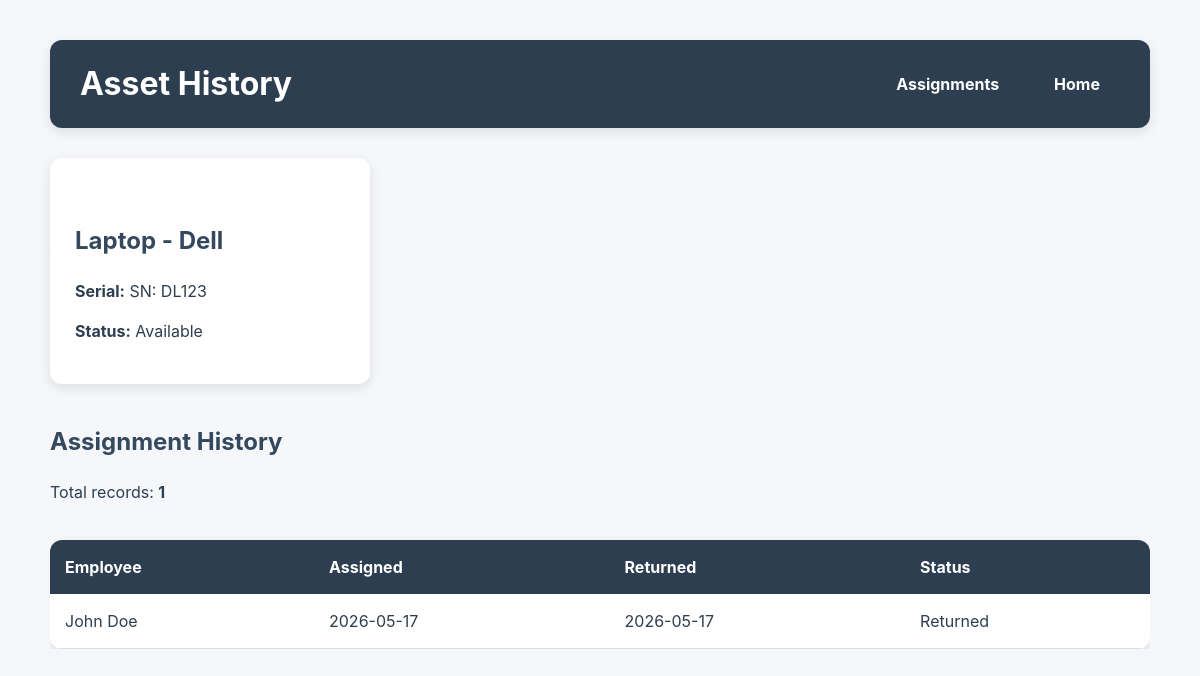
Before: /asset/1 with the older database file.
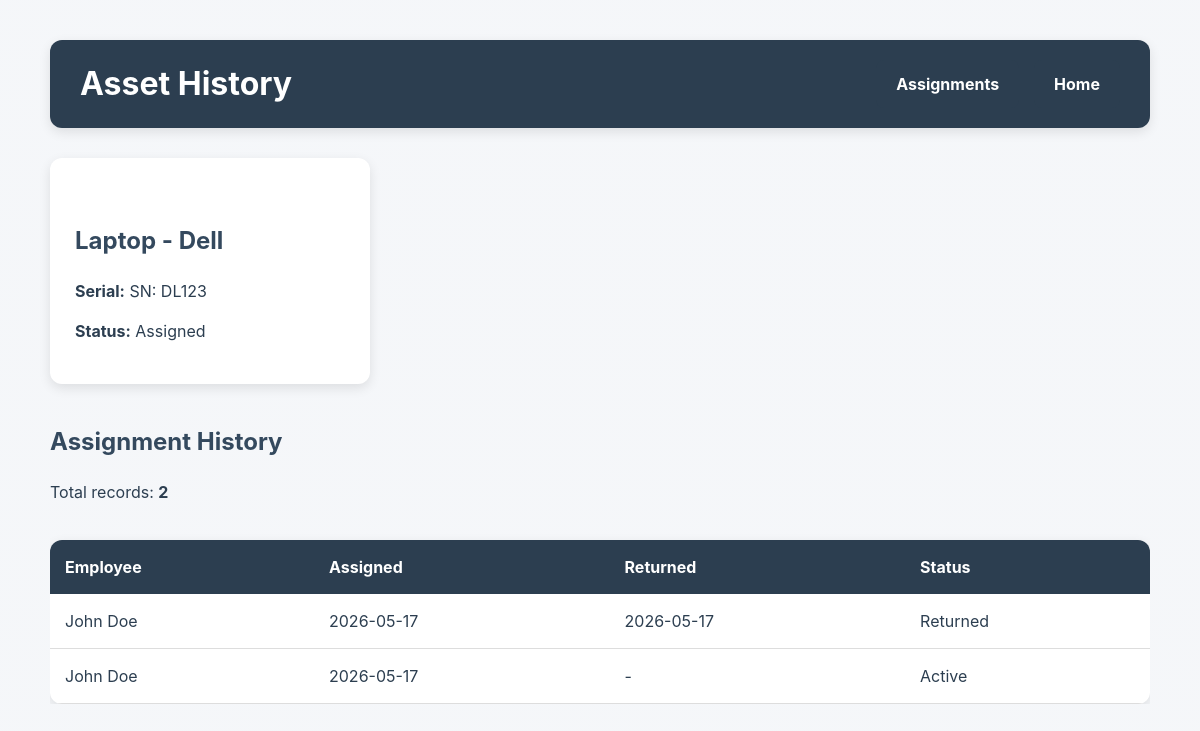
After: the same page with the newer database file.
### tables this page shows
CREATE TABLE assets (
                id INTEGER PRIMARY KEY AUTOINCREMENT,
                category TEXT NOT NULL,
                brand TEXT NOT NULL,
                serial_number TEXT UNIQUE NOT NULL,
                status TEXT NOT NULL DEFAULT 'Available',
                purchase_date TEXT
            );

CREATE TABLE assignments (
                id INTEGER PRIMARY KEY AUTOINCREMENT,
                asset_id INTEGER NOT NULL,
                employee_id INTEGER NOT NULL,
                assigned_date TEXT NOT NULL,
                returned_date TEXT,
                status TEXT NOT NULL DEFAULT 'Active',

                FOREIGN KEY (asset_id)
                    REFERENCES assets(id),

                FOREIGN KEY (employee_id)
                    REFERENCES employees(id)
            );

### routes/assignments.py (the view)
    @app.route("/asset/<int:asset_id>")
    def asset_history(asset_id):
        history = get_asset_history(asset_id)
        asset = get_asset_details(asset_id)
        return render_template(
            "assignments/history.html",
            history=history,
            asset=asset
        )

### models/asset.py (called while the page is built)
    def full_name(self):
        return f"{self.category} - {self.brand}"

    def serial(self):
        return f"SN: {self.serial_number}"

### models/employee.py (called while the page is built)
    def full_name(self):
        return f"{self.first_name} {self.last_name}"

### services/assignments.py (called while the page is built)
def get_asset_details(asset_id):
    with sqlite3.connect(DB_PATH) as conn:
        conn.row_factory = sqlite3.Row
        cursor = conn.cursor()
        cursor.execute("""
            SELECT *
            FROM assets
            WHERE id = ?
        """, (asset_id,))
        row = cursor.fetchone()
    if row:
        return Asset(
            row["id"],
            row["category"],
            row["brand"],
            row["serial_number"],
            row["status"]
        )
    return None

### templates/assignments/history.html (shortened to what this page needs)
<!DOCTYPE html>
<html lang="en">
<head>
    <link rel="stylesheet"
          href="{{ url_for('static', filename='style.css') }}">
</head>
<body>
<div class="container">
    <div class="page-header">
        <h1>Asset History</h1>
        <div class="header-buttons">
            <a href="{{ url_for('list_assignments') }}"
               class="btn">
                Assignments
            </a>
            <a href="{{ url_for('home') }}"
               class="btn">
                Home
            </a>
        </div>
    </div>
    {% if asset %}
        <section class="asset-info">
            <h2>
                {{ asset.full_name() }}
            </h2>
            <p>
                <strong>Serial:</strong>
                {{ asset.serial() }}
            </p>
            <p>
                <strong>Status:</strong>
                {{ asset.status }}
            </p>
        </section>
        <section class="content-section">
            <h2>Assignment History</h2>
            <p>
                Total records:
                <strong>{{ history|length }}</strong>
            </p>
            {% if history %}
                <div class="table-wrapper">
                    <table>
                        <thead>
                            <tr>
                                <th>Employee</th>
                                <th>Assigned</th>
                                <th>Returned</th>
                                <th>Status</th>
                            </tr>
                        </thead>
                        <tbody>
                            {% for row in history %}
                            <tr>
                                <td>
                                    {{ row["employee"].full_name() }}
                                </td>
                                <td>
                                    {{ row["assigned_date"] }}
                                </td>
                                <td>
                                    {{ row["returned_date"] or "-" }}
                                </td>
                                <td>
                                    {{ row["status"] }}
                                </td>
                            </tr>
                            {% endfor %}
                        </tbody>
                    </table>
                </div>
            {% else %}
                <p>
                    No assignment history found.
                </p>
            {% endif %}
        </section>
    {% else %}
        <div class="flash-message flash-error">
            Asset not found.
        </div>
    {% endif %}
</div>
</body>
</html>

Changed rows visible on the page:
changed assets: status "Available" → "Assigned"
added assignments: employee.full_name "John Doe", assigned_date "2026-05-17", row "-", status "Active"
Other visible differences:
{{ history|length }}: "1" → "2"
